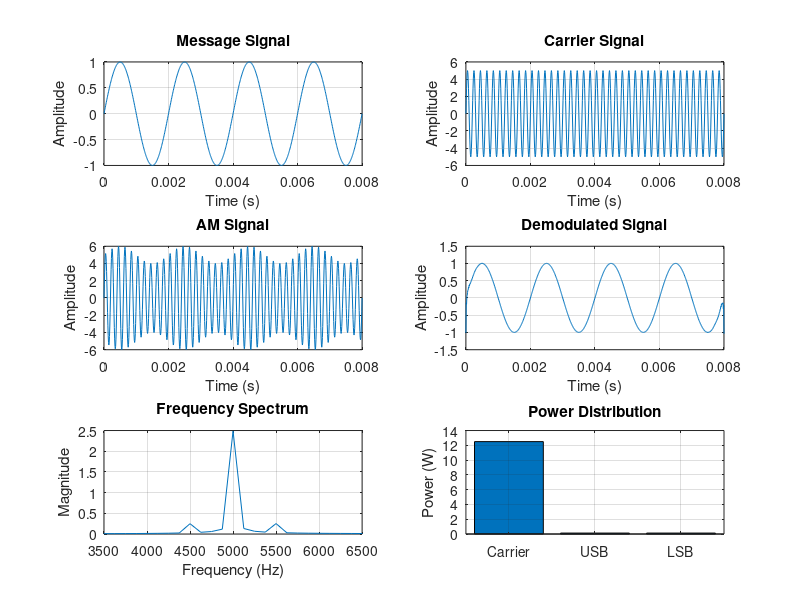

Write MATLAB code to recreate this figure.
clc;
clear;
close all;

% Parameters
Am = 1;
fm = 500;
Ac = 5;
fc = 5000;

% Sampling Frequency
fs = 20*fc;

% Time Vector
t = 0:1/fs:4/fm;

% Message Signal
m = Am*sin(2*pi*fm*t);

% Carrier Signal
c = Ac*sin(2*pi*fc*t);

% Modulation Index
mu = Am/Ac;

% AM Signal
am = Ac*(1 + mu*sin(2*pi*fm*t)).*sin(2*pi*fc*t);

% Envelope Detection
dem = abs(hilbert(am));
dem = dem - mean(dem);

% FFT
N = length(am);
f = linspace(-fs/2, fs/2, N);
AM_FFT = abs(fftshift(fft(am)))/N;

% Sideband Frequencies
USB = fc + fm;
LSB = fc - fm;

% Power Calculation
Pc = Ac^2/2;
Psb = (mu^2*Pc)/4;

% Display Graphs
figure('Name','AM Modulation','NumberTitle','off');

subplot(3,2,1)
plot(t,m)
title('Message Signal')
xlabel('Time (s)')
ylabel('Amplitude')
grid on

subplot(3,2,2)
plot(t,c)
title('Carrier Signal')
xlabel('Time (s)')
ylabel('Amplitude')
grid on

subplot(3,2,3)
plot(t,am)
title('AM Signal')
xlabel('Time (s)')
ylabel('Amplitude')
grid on

subplot(3,2,4)
plot(t,dem)
title('Demodulated Signal')
xlabel('Time (s)')
ylabel('Amplitude')
grid on

subplot(3,2,5)
plot(f,AM_FFT)
xlim([fc-3*fm fc+3*fm])
title('Frequency Spectrum')
xlabel('Frequency (Hz)')
ylabel('Magnitude')
grid on

subplot(3,2,6)
bar([Pc Psb Psb])
set(gca,'XTickLabel',{'Carrier','USB','LSB'})
title('Power Distribution')
ylabel('Power (W)')
grid on

% Results
fprintf('Modulation Index (mu) = %.2f\n', mu);
fprintf('Upper Sideband (USB) = %d Hz\n', USB);
fprintf('Lower Sideband (LSB) = %d Hz\n', LSB);
fprintf('Carrier Power (Pc) = %.2f W\n', Pc);
fprintf('Each Sideband Power (Psb) = %.3f W\n', Psb);
